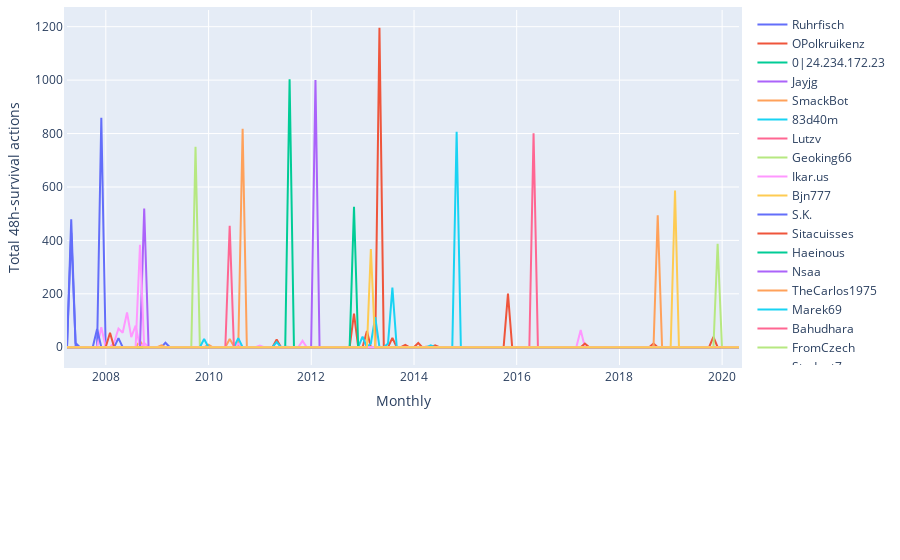

Notebook source saved alongside this figure:
### Markdown cell above
<span style="color: #626262"> Try yourself! This is what will happen when you click 'Get Editors Rank' button: </span>

### Code cell
### ------------------------------------------------------------------------------- ###
### TRY YOURSELF! THIS IS WHAT WILL HAPPEN WHEN YOU CLICK 'Get Editors Info' BUTTON ###
### ------------------------------------------------------------------------------- ###

## Create an RankedEditorsListener instance, more details can be found in                     ##
## https://github.com/gesiscss/wikiwho_demo_new/blob/master/visualization/editors_listener.py ##

rank_listener = RankedEditorsListener(total_actions)

## Visualization, core visual code lies in RankedEditorsListener, then the interact function  ##
## makes it interactive.                                                                      ##

# This is the page you used
print('The page that is being used:', the_page['title'], f'({abbreviation(languageSelection.value).upper()})')

# Visualization: parameters
begin_date = date(2007, 3, 1)
end_date = date(2020, 5, 1)
frequency = 'Monthly' # "Monthly", "Weekly", "Daily"
top_editors = 20 # 20, 10, 5

# Visualization: chart and graph
rank_listener.listen(_range1=begin_date,
                    _range2=end_date,
                    granularity=frequency,
                    top=top_editors)

### Figure 1 — Plotly figure (JSON) as saved in the notebook; plotly's stock layout.template omitted (floating-point values rounded to 4 significant figures; data arrays with more than 128 entries replaced by an {"elided": "..."} marker saying what was removed)
{"data": [{"mode": "lines", "name": "Ruhrfisch", "type": "scatter", "x": {"elided": "158 str values"}, "y": {"elided": "158 int values"}}, {"mode": "lines", "name": "OPolkruikenz", "type": "scatter", "x": {"elided": "158 str values"}, "y": {"elided": "158 int values"}}, {"mode": "lines", "name": "0|24.234.172.23", "type": "scatter", "x": {"elided": "158 str values"}, "y": {"elided": "158 int values"}}, {"mode": "lines", "name": "Jayjg", "type": "scatter", "x": {"elided": "158 str values"}, "y": {"elided": "158 int values"}}, {"mode": "lines", "name": "SmackBot", "type": "scatter", "x": {"elided": "158 str values"}, "y": {"elided": "158 int values"}}, {"mode": "lines", "name": "83d40m", "type": "scatter", "x": {"elided": "158 str values"}, "y": {"elided": "158 int values"}}, {"mode": "lines", "name": "Lutzv", "type": "scatter", "x": {"elided": "158 str values"}, "y": {"elided": "158 int values"}}, {"mode": "lines", "name": "Geoking66", "type": "scatter", "x": {"elided": "158 str values"}, "y": {"elided": "158 int values"}}, {"mode": "lines", "name": "Ikar.us", "type": "scatter", "x": {"elided": "158 str values"}, "y": {"elided": "158 int values"}}, {"mode": "lines", "name": "Bjn777", "type": "scatter", "x": {"elided": "158 str values"}, "y": {"elided": "158 int values"}}, {"mode": "lines", "name": "S.K.", "type": "scatter", "x": {"elided": "158 str values"}, "y": {"elided": "158 int values"}}, {"mode": "lines", "name": "Sitacuisses", "type": "scatter", "x": {"elided": "158 str values"}, "y": {"elided": "158 int values"}}, {"mode": "lines", "name": "Haeinous", "type": "scatter", "x": {"elided": "158 str values"}, "y": {"elided": "158 int values"}}, {"mode": "lines", "name": "Nsaa", "type": "scatter", "x": {"elided": "158 str values"}, "y": {"elided": "158 int values"}}, {"mode": "lines", "name": "TheCarlos1975", "type": "scatter", "x": {"elided": "158 str values"}, "y": {"elided": "158 int values"}}, {"mode": "lines", "name": "Marek69", "type": "scatter", "x": {"elided": "158 str values"}, "y": {"elided": "158 int values"}}, {"mode": "lines", "name": "Bahudhara", "type": "scatter", "x": {"elided": "158 str values"}, "y": {"elided": "158 int values"}}, {"mode": "lines", "name": "FromCzech", "type": "scatter", "x": {"elided": "158 str values"}, "y": {"elided": "158 int values"}}, {"mode": "lines", "name": "Student7", "type": "scatter", "x": {"elided": "158 str values"}, "y": {"elided": "158 int values"}}, {"mode": "lines", "name": "Addbot", "type": "scatter", "x": {"elided": "158 str values"}, "y": {"elided": "158 int values"}}], "layout": {"hovermode": "x unified", "margin": {"b": 195, "l": 50, "pad": 3, "r": 50, "t": 10}, "showlegend": true, "xaxis": {"title": {"text": "Monthly"}}, "yaxis": {"title": {"text": "Total 48h-survival actions"}}}}
